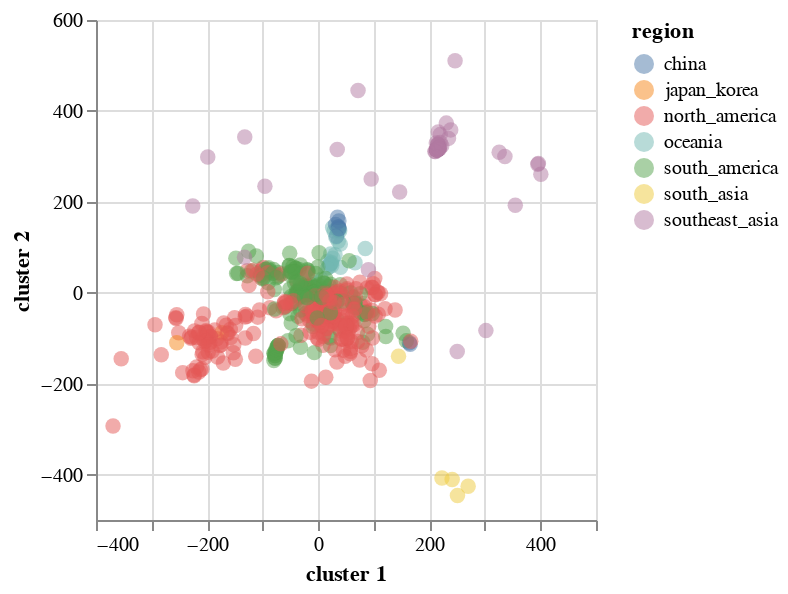

Notebook code cell kept with this figure:
### Code cell
import altair as alt

base = alt.Chart(merged_df)
base.mark_circle(size=60).encode(
    x='cluster 1',
    y='cluster 2',
    opacity=alt.value(0.5),
    color='region',
    tooltip=['strain', 'region']
).properties(width=250,height=250).interactive()

### Figure 1 — Vega-Lite specification as saved in the notebook (floating-point values rounded to 4 significant figures; data arrays with more than 128 entries replaced by an {"elided": "..."} marker saying what was removed)
{"$schema": "https://vega.github.io/schema/vega-lite/v3.3.0.json", "config": {"mark": {"tooltip": null}, "view": {"height": 300, "width": 400}}, "data": {"name": "data-47fd0dde62c1e9fff7e5e4b965b25de5"}, "datasets": {"data-47fd0dde62c1e9fff7e5e4b965b25de5": {"elided": "517 records"}}, "encoding": {"color": {"field": "region", "type": "nominal"}, "opacity": {"value": 0.5}, "tooltip": [{"field": "strain", "type": "nominal"}, {"field": "region", "type": "nominal"}], "x": {"field": "cluster 1", "type": "quantitative"}, "y": {"field": "cluster 2", "type": "quantitative"}}, "height": 250, "mark": {"size": 60, "type": "circle"}, "selection": {"selector002": {"bind": "scales", "encodings": ["x", "y"], "type": "interval"}}, "width": 250}
